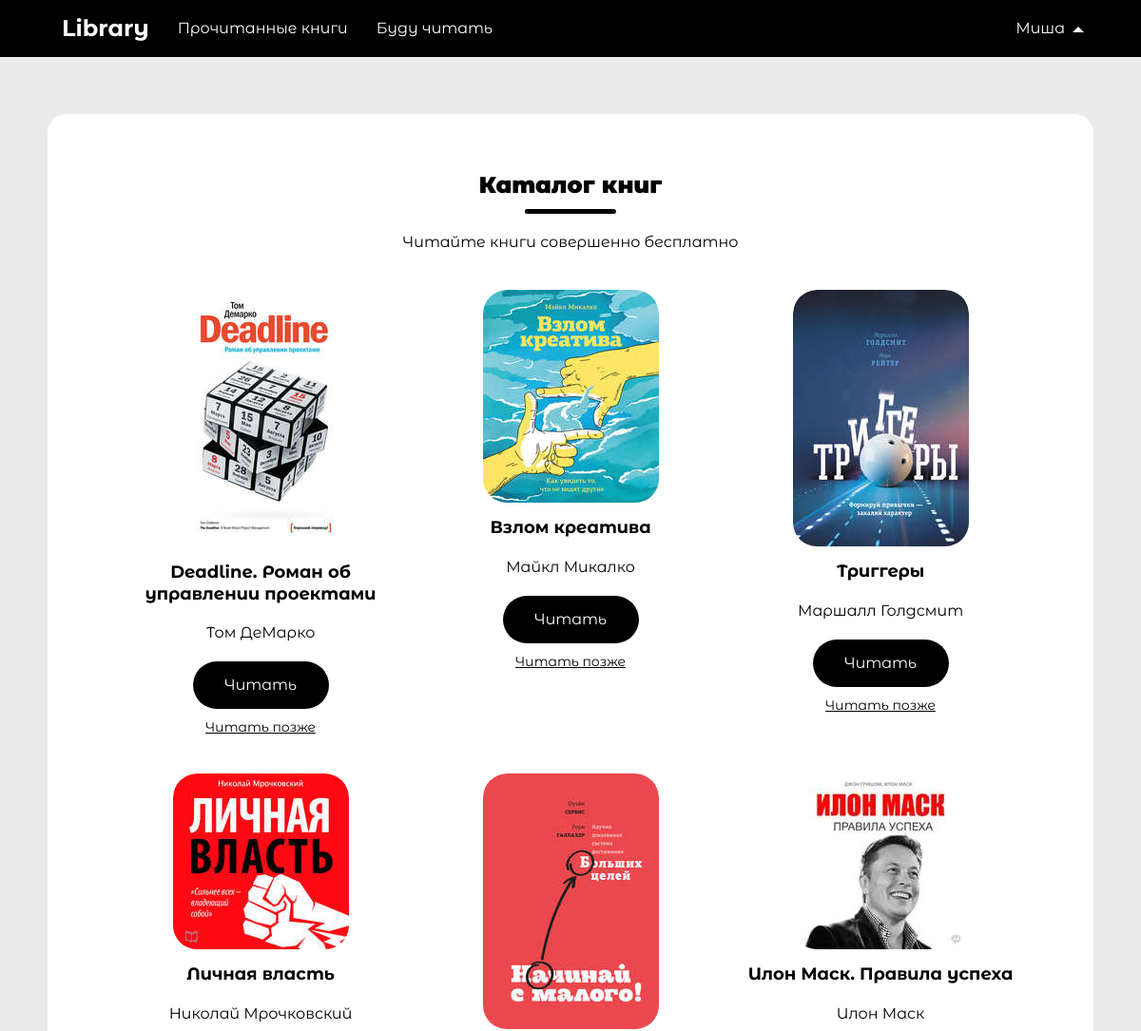
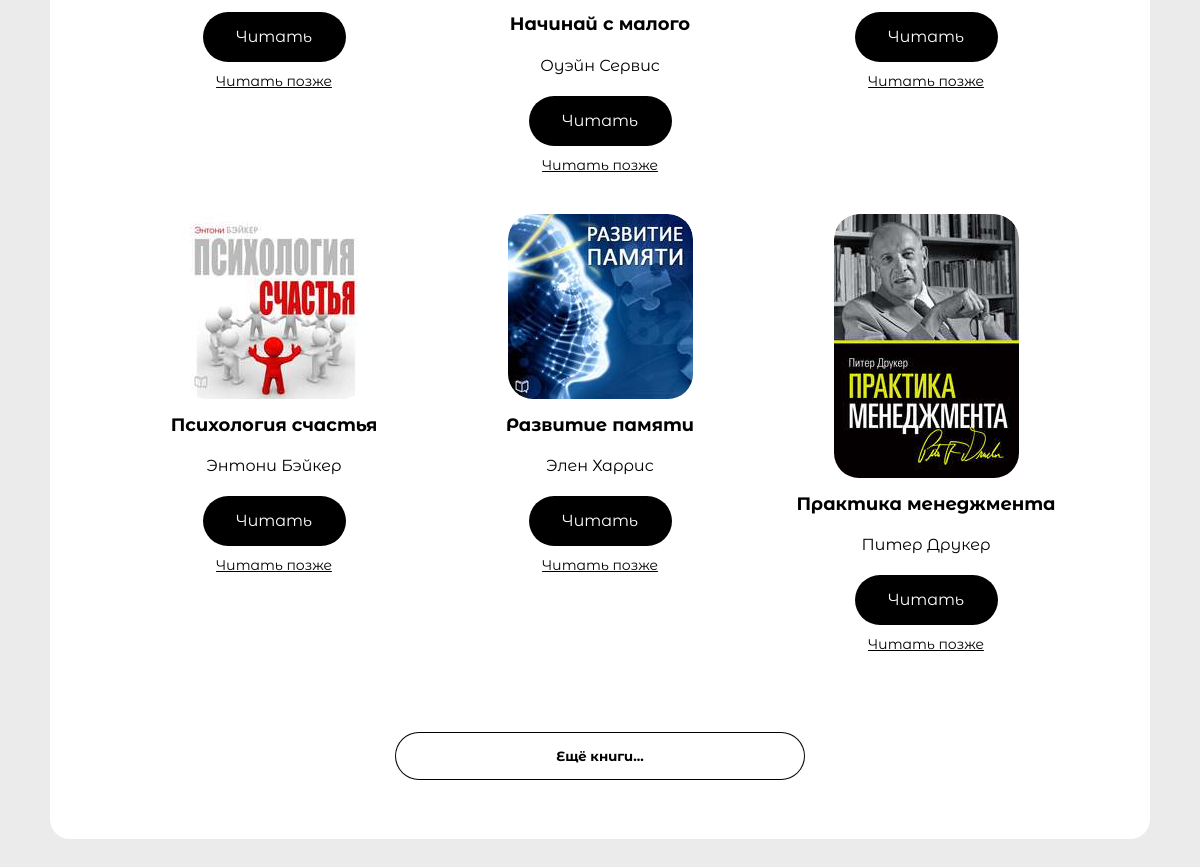
Before: /index.php (signed in) with the older database file (2 pictures, top to bottom).
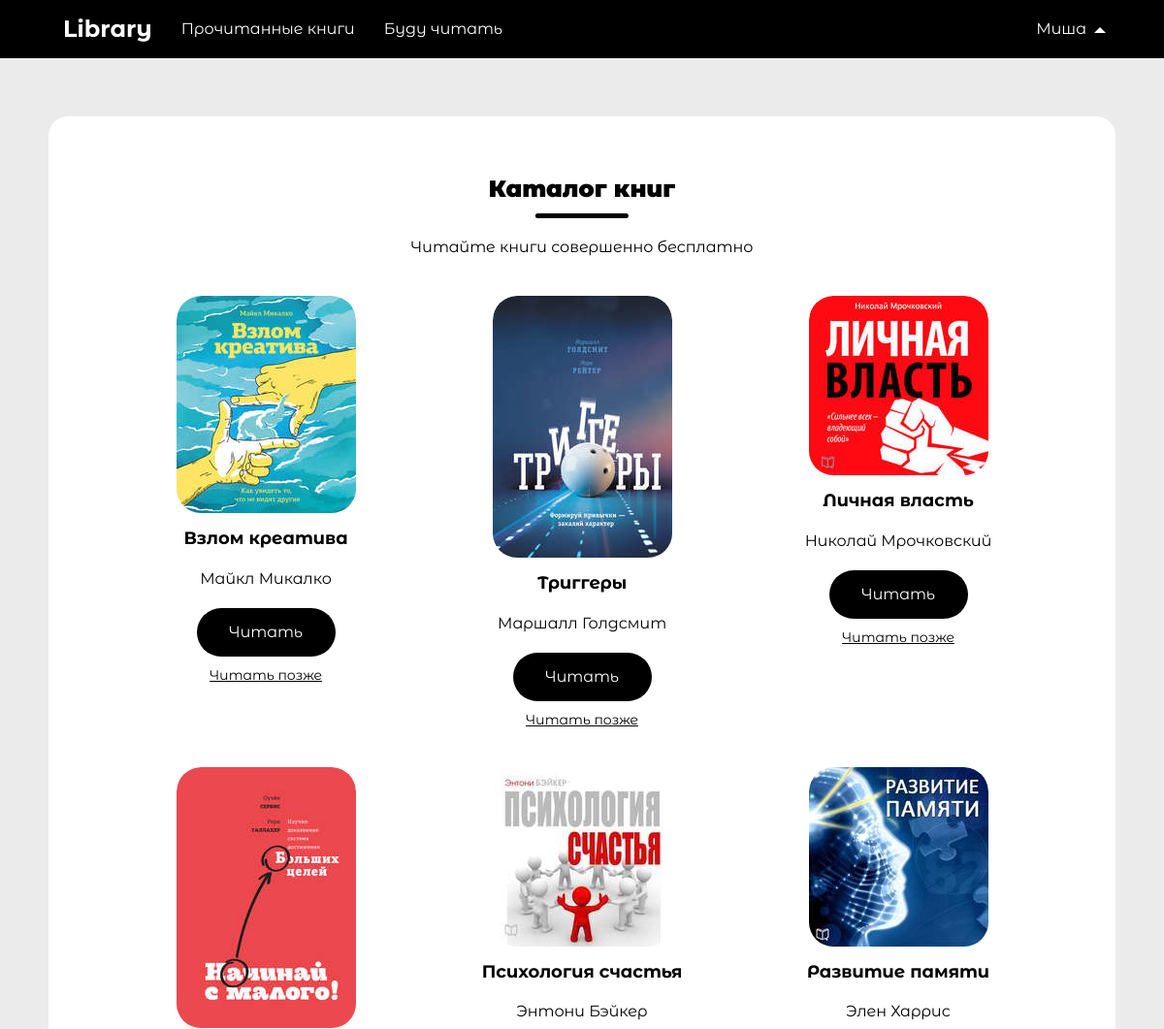
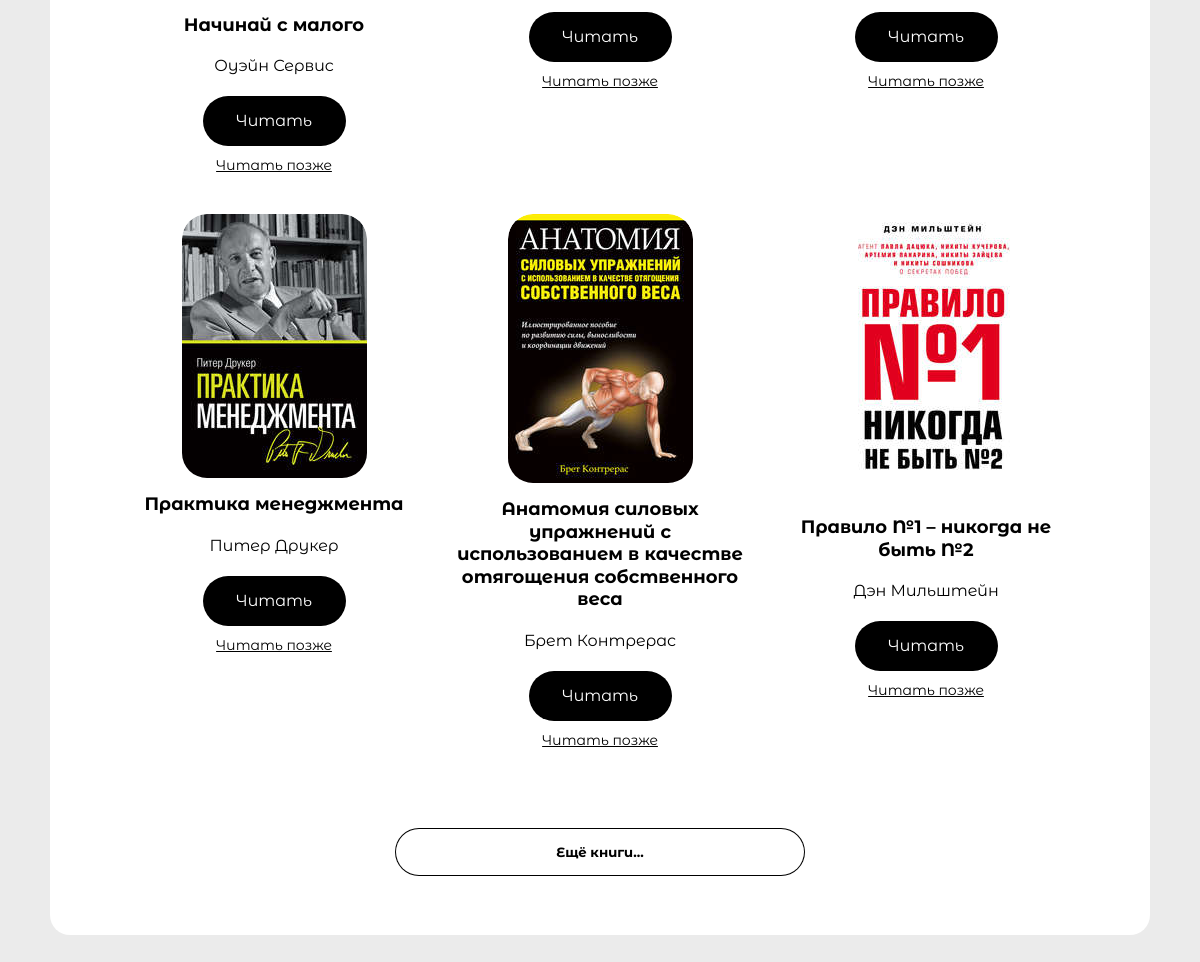
After: the same page with the newer database file (2 pictures, top to bottom).
### tables this page shows
CREATE TABLE `books` (
  `id` int(11) NOT NULL,
  `img` varchar(100) NOT NULL,
  `title` varchar(100) NOT NULL,
  `author` varchar(100) NOT NULL,
  `description` text NOT NULL
);

### includes/db.php (called while the page is built, shortened)
<?php
class DB_connect
{
    public $connection;
    function __construct()
    {
        $this->connection = new mysqli(DB_SERVER, DB_USERNAME, DB_PASSWORD, DB_DATABASE);
    }
    function ret_obj()
    {
        return $this->connection;
    }
}

### includes/functions.php (the view, shortened to what this page needs)
<?php
include_once 'db.php';
class User
{
    protected $db;
    public function __construct()
    {
        $this->db = new DB_connect();
        $this->db = $this->db->ret_obj();
    }
    public function books()
    {
        $limit = 9;
        echo '<div class="books__list" id="books__list">';
        $query = "SELECT * FROM `books` LIMIT $limit";
        $result = $this->db->query($query) or die($this->db->error);
        $video_id = '';
        while ($read_books = $result->fetch_array(MYSQLI_ASSOC)) {
            $video_id = $read_books['id'];
            $img = $read_books['img'];
            $title = $read_books['title'];
            $author = $read_books['author'];
            echo '<div class="books__item">
        <div class="item-books__img">
            <img src="../img/' . $img . '" alt="' . $title . '">
        </div>';
            echo '<h2 class="item-books__title">' . $title . '</h2>
        <span class="item-books__author">' . $author . '</span>';
            if (isset($_SESSION['name'])) {
                echo "<a href=\"includes/book_reading_page.php?id=$video_id\" class='item-books__button'>Читать</a>"; ?>
                <button class="item-books__will_read" onClick="AjaxWillRead('<?= $video_id ?>,<?= $title ?>,<?= $author ?>')">Читать позже</button>
<?php }
            echo '</div>';
        }
        echo '</div>
<div id="remove_row">';
        echo '<button class="button__read_more form-control" type="button" name="btn_more" data-vid="' . $video_id . '" id="btn_more">Ещё книги...</button>
</div>';
    }
}

### index.php (shortened to what this page needs)
<?php
include_once 'includes/functions.php';
$user = new User();
?>
<!DOCTYPE html>
<html lang="ru">
<head>
    <link rel="stylesheet" href="../css/style.css">
    <link rel="stylesheet" href="../css/fonts.css">
</head>
<body>
    <header class="header">
        <div class="wrapper">
            <ul class="header__menu">
                <li><span class="link logo">Library</span></li>
                <?php if (isset($_SESSION['name'])) { ?>
                    <li><a href="includes/read_the_book.php" class="link">Прочитанные книги</a></li>
                    <li><a href="includes/list_will_read.php" class="link">Буду читать</a></li>
                <?php } ?>
            </ul>
            <ul class="header__menu">
                <li class="header__menu-elements">
                    <?php if (isset($_SESSION['name'])) { ?>
                        <a href="/" class="link">
                            <?php echo $_SESSION['name']; ?>
                        </a>
                </li>
            <?php } else { ?>
                <li>
                    <a href="includes/registration.php" class="link">Регистрация</a>
                <?php } ?>
            </ul>
        </div>
    </header>
    <div class="wrapper">
        <section class="books">
            <h1 class="title">Каталог книг</h1>
            <p class="description">Читайте книги совершенно бесплатно</p>
            <?php $user->books(); ?>
        </section>
    </div>
</body>
</html>

### css/style.css (style rules this page uses)
* { margin: 0; padding: 0; box-sizing: border-box; list-style: none; text-decoration: none; font-family: 'Montserrat Alternates Regular'; }
body { position: relative; background-color: rgba(0, 0, 0, 0.0784314); line-height: 1.25; height: 100%; }
div.wrapper { width: 1100px; margin: 0 auto; height: 100%; }
header.header { position: fixed; top: 0; left: 0; width: 100%; z-index: 1; background-color: #000; }
header.header>div.wrapper, footer.footer>div.wrapper { display: flex; justify-content: space-between; align-items: center; min-height: 60px; }
ul.header__menu { display: flex; }
ul.header__menu li, ul.header__menu-center li { position: relative; transition: .3s ease-in-out; -webkit-transition: .3s ease-in-out; -moz-transition: .3s ease-in-out; -ms-transition: .3s ease-in-out; -o-transition: .3s ease-in-out; }
span.link.logo { font-size: 24px; font-family: 'Montserrat Alternates Bold'; font-weight: 900; transition: .3s ease-in-out; -webkit-transition: .3s ease-in-out; -moz-transition: .3s ease-in-out; -ms-transition: .3s ease-in-out; -o-transition: .3s ease-in-out; }
ul.header__menu li a, ul.header__menu li span, ul.header__menu-center li a, ul.header__menu-center li span { cursor: pointer; display: block; color: #fff; line-height: 60px; padding: 0 15px; }
section.books { position: relative; padding: 60px 40px; margin: 120px 0 120px 0; text-align: center; background-color: #fff; border-radius: 20px; -webkit-border-radius: 20px; -moz-border-radius: 20px; -ms-border-radius: 20px; -o-border-radius: 20px; }
h1.title { display: inline-block; position: relative; color: #000; font-family: 'Montserrat Alternates Black'; padding: 0 0 15px 0; }
h1.title::after { content: ''; position: absolute; left: 50%; bottom: 0; width: 50%; height: 5px; border-radius: 50px; background: #000; transform: translateX(-50%); -webkit-transform: translateX(-50%); -moz-transform: translateX(-50%); -ms-transform: translateX(-50%); -o-transform: translateX(-50%); -webkit-border-radius: 50px; -moz-border-radius: 50px; -ms-border-radius: 50px; -o-border-radius: 50px; }
p.description { display: block; margin: 20px 0; }
div.books__list { display: flex; flex-wrap: wrap; justify-content: center; }
div.books__item { display: flex; flex-direction: column; width: calc(90% / 3); padding: 10px; margin: 10px; }
div.item-books__img { display: block; margin: 0 auto; max-width: 185px; height: auto; overflow: hidden; border-radius: 25px; -webkit-border-radius: 25px; -moz-border-radius: 25px; -ms-border-radius: 25px; -o-border-radius: 25px; }
div.item-books__img img { border-radius: 25px; -webkit-border-radius: 25px; -moz-border-radius: 25px; -ms-border-radius: 25px; -o-border-radius: 25px; transition: .4s ease-in-out; -webkit-transition: .4s ease-in-out; -moz-transition: .4s ease-in-out; -ms-transition: .4s ease-in-out; -o-transition: .4s ease-in-out; }
h2.item-books__title { font-family: 'Montserrat Alternates Bold'; display: inline-block; margin: 10px 0; font-size: 18px; }
span.item-books__author { display: inline-block; margin: 10px 0; }
a.item-books__button { display: block; background: #000; color: #fff; box-shadow: 0 0 0 0 #000; margin: 10px auto; min-width: 50%; }
a.item-books__button, button.button__read_more { padding: 15px 10px; border-radius: 50px; cursor: pointer; outline: none; border: none; transition: .3s ease-in-out; -webkit-transition: .3s ease-in-out; -moz-transition: .3s ease-in-out; -ms-transition: .3s ease-in-out; -o-transition: .3s ease-in-out; }
button.button__read_more { margin-top: 60px; background: #fff; color: #000; box-shadow: 0 0 0 1px #000; min-width: 40%; font-family: 'Montserrat Alternates Bold'; transition: .3s ease-in-out; -webkit-transition: .3s ease-in-out; -moz-transition: .3s ease-in-out; -ms-transition: .3s ease-in-out; -o-transition: .3s ease-in-out; }
li.header__menu-elements a.link { position: relative; padding: 0 30px 0 15px; }
li.header__menu-elements a.link::after { content: ""; position: absolute; top: 46%; right: 10%; width: 0; height: 0; border: 6px solid transparent; border-bottom-color: #fff; border-top: 0; transition: .3s ease-in-out; -webkit-transition: .3s ease-in-out; -moz-transition: .3s ease-in-out; -ms-transition: .3s ease-in-out; -o-transition: .3s ease-in-out; }
div#remove_row { display: block; width: 100%; }
button.item-books__will_read { cursor: pointer; font-size:14px; background-color:transparent; border: none; outline: none; text-decoration: underline; color: #000; }

Changed rows visible on the page:
removed books: img (picture), title "Deadline. Роман об управлении проектами", author "Том ДеМарко"
removed books: img (picture), title "Илон Маск. Правила успеха", author "Илон Маск"
now on this page (row unchanged): books: img (picture), title "Анатомия силовых упражнений с использованием в качестве отягощения собственного веса", author "Брет Контрерас"
now on this page (row unchanged): books: img (picture), title "Правило №1 – никогда не быть №2", author "Дэн Мильштейн"
